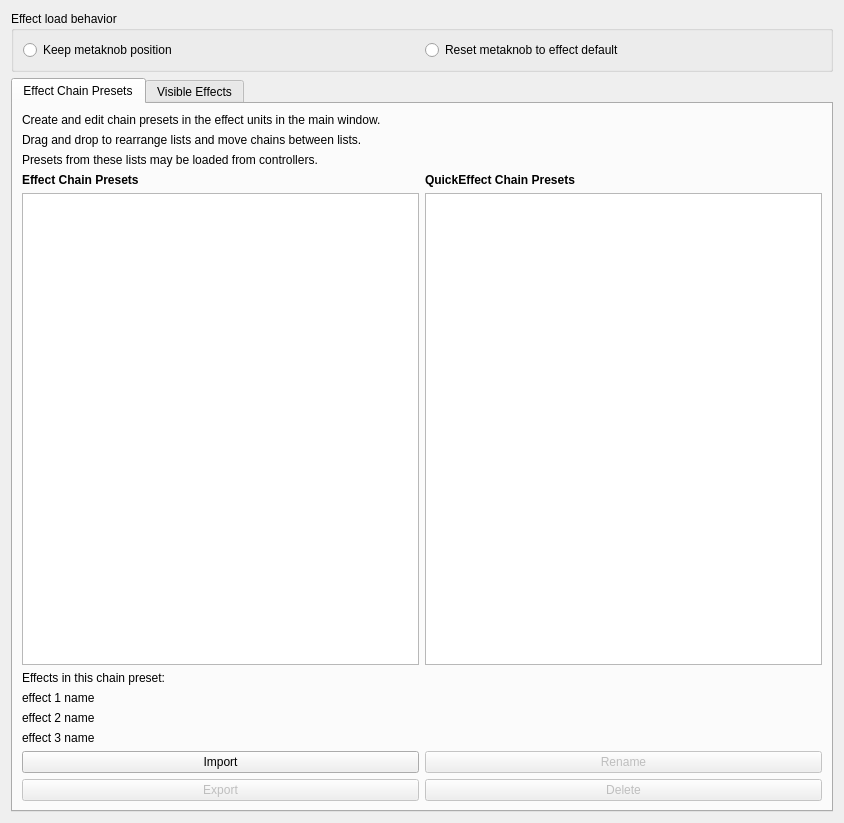
<?xml version="1.0" encoding="UTF-8"?>
<ui version="4.0">
 <class>DlgPrefEffectsDlg</class>
 <widget class="QWidget" name="DlgPrefEffectsDlg">
  <property name="geometry">
   <rect>
    <x>0</x>
    <y>0</y>
    <width>844</width>
    <height>823</height>
   </rect>
  </property>
  <property name="sizePolicy">
   <sizepolicy hsizetype="Ignored" vsizetype="Preferred">
    <horstretch>0</horstretch>
    <verstretch>0</verstretch>
   </sizepolicy>
  </property>
  <property name="windowTitle">
   <string>Effects Preferences</string>
  </property>
  <layout class="QVBoxLayout" name="verticalLayout">
   <item>
    <widget class="QGroupBox" name="groupMetaKnobOption">
     <property name="title">
      <string>Effect load behavior</string>
     </property>
     <layout class="QHBoxLayout" name="horizontalLayoutMetaKnob">
      <item>
       <widget class="QRadioButton" name="radioButtonKeepMetaknobPosition">
        <property name="text">
         <string>Keep metaknob position</string>
        </property>
       </widget>
      </item>
      <item>
       <widget class="QRadioButton" name="radioButtonMetaknobLoadDefault">
        <property name="text">
         <string>Reset metaknob to effect default</string>
        </property>
       </widget>
      </item>
     </layout>
    </widget>
   </item>
   <item>
    <widget class="QTabWidget" name="effectsTabs">
     <property name="sizePolicy">
      <sizepolicy hsizetype="Ignored" vsizetype="MinimumExpanding">
       <horstretch>0</horstretch>
       <verstretch>0</verstretch>
      </sizepolicy>
     </property>
     <property name="currentIndex">
      <number>0</number>
     </property>
     <widget class="QWidget" name="chainPresetsTab">
      <property name="sizePolicy">
       <sizepolicy hsizetype="Ignored" vsizetype="Preferred">
        <horstretch>0</horstretch>
        <verstretch>0</verstretch>
       </sizepolicy>
      </property>
      <attribute name="title">
       <string>Effect Chain Presets</string>
      </attribute>
      <layout class="QGridLayout" name="chainPresetGridLayout">
       <item row="5" column="0" colspan="2">
        <layout class="QVBoxLayout" name="chainDetailsVBoxLayout">
         <item>
          <widget class="QLabel" name="effectsInChainHeader">
           <property name="text">
            <string>Effects in this chain preset:</string>
           </property>
          </widget>
         </item>
         <item>
          <widget class="QLabel" name="effect1Name">
           <property name="text">
            <string>effect 1 name</string>
           </property>
          </widget>
         </item>
         <item>
          <widget class="QLabel" name="effect2Name">
           <property name="text">
            <string>effect 2 name</string>
           </property>
          </widget>
         </item>
         <item>
          <widget class="QLabel" name="effect3Name">
           <property name="text">
            <string>effect 3 name</string>
           </property>
          </widget>
         </item>
         <item>
          <layout class="QHBoxLayout" name="chainButtonsTopRow">
           <item>
            <widget class="QPushButton" name="chainPresetImportButton">
             <property name="text">
              <string>Import</string>
             </property>
            </widget>
           </item>
           <item>
            <widget class="QPushButton" name="chainPresetRenameButton">
             <property name="enabled">
              <bool>false</bool>
             </property>
             <property name="text">
              <string>Rename</string>
             </property>
            </widget>
           </item>
          </layout>
         </item>
         <item>
          <layout class="QHBoxLayout" name="chainButtonsBottomRow">
           <item>
            <widget class="QPushButton" name="chainPresetExportButton">
             <property name="enabled">
              <bool>false</bool>
             </property>
             <property name="text">
              <string>Export</string>
             </property>
            </widget>
           </item>
           <item>
            <widget class="QPushButton" name="chainPresetDeleteButton">
             <property name="enabled">
              <bool>false</bool>
             </property>
             <property name="text">
              <string>Delete</string>
             </property>
            </widget>
           </item>
          </layout>
         </item>
        </layout>
       </item>
       <item row="1" column="0" colspan="2">
        <widget class="QLabel" name="chainPresetsTabHeader">
         <property name="sizePolicy">
          <sizepolicy hsizetype="Preferred" vsizetype="Minimum">
           <horstretch>0</horstretch>
           <verstretch>0</verstretch>
          </sizepolicy>
         </property>
         <property name="text">
          <string>Drag and drop to rearrange lists and move chains between lists.</string>
         </property>
        </widget>
       </item>
       <item row="4" column="1">
        <widget class="QListView" name="quickEffectListView">
         <property name="sizePolicy">
          <sizepolicy hsizetype="Expanding" vsizetype="Expanding">
           <horstretch>0</horstretch>
           <verstretch>0</verstretch>
          </sizepolicy>
         </property>
        </widget>
       </item>
       <item row="3" column="1">
        <widget class="QLabel" name="quickEffectChainPresetsLabel">
         <property name="sizePolicy">
          <sizepolicy hsizetype="Preferred" vsizetype="Minimum">
           <horstretch>0</horstretch>
           <verstretch>0</verstretch>
          </sizepolicy>
         </property>
         <property name="font">
          <font>
           <weight>75</weight>
           <bold>true</bold>
          </font>
         </property>
         <property name="text">
          <string>QuickEffect Chain Presets</string>
         </property>
         <property name="topMargin" stdset="0">
          <number>6</number>
         </property>
        </widget>
       </item>
       <item row="4" column="0">
        <widget class="QListView" name="chainListView">
         <property name="sizePolicy">
          <sizepolicy hsizetype="Expanding" vsizetype="Expanding">
           <horstretch>0</horstretch>
           <verstretch>0</verstretch>
          </sizepolicy>
         </property>
        </widget>
       </item>
       <item row="0" column="0" colspan="2">
        <widget class="QLabel" name="chainCreationHintLabel">
         <property name="sizePolicy">
          <sizepolicy hsizetype="Preferred" vsizetype="Minimum">
           <horstretch>0</horstretch>
           <verstretch>0</verstretch>
          </sizepolicy>
         </property>
         <property name="text">
          <string>Create and edit chain presets in the effect units in the main window.</string>
         </property>
        </widget>
       </item>
       <item row="3" column="0">
        <widget class="QLabel" name="chainPresetsLabel">
         <property name="sizePolicy">
          <sizepolicy hsizetype="Preferred" vsizetype="Minimum">
           <horstretch>0</horstretch>
           <verstretch>0</verstretch>
          </sizepolicy>
         </property>
         <property name="font">
          <font>
           <weight>75</weight>
           <bold>true</bold>
          </font>
         </property>
         <property name="text">
          <string>Effect Chain Presets</string>
         </property>
         <property name="topMargin" stdset="0">
          <number>6</number>
         </property>
        </widget>
       </item>
       <item row="2" column="0" colspan="2">
        <widget class="QLabel" name="presetListControllerLabel">
         <property name="text">
          <string>Presets from these lists may be loaded from controllers.</string>
         </property>
        </widget>
       </item>
      </layout>
     </widget>
     <widget class="QWidget" name="visibleEffectsTab">
      <property name="sizePolicy">
       <sizepolicy hsizetype="Ignored" vsizetype="Preferred">
        <horstretch>0</horstretch>
        <verstretch>0</verstretch>
       </sizepolicy>
      </property>
      <attribute name="title">
       <string>Visible Effects</string>
      </attribute>
      <layout class="QHBoxLayout" name="horizontalLayout">
       <item>
        <layout class="QGridLayout" name="effectsTablesGridLayout">
         <item row="0" column="0" colspan="2">
          <widget class="QLabel" name="effectsTablesHeaderLabel">
           <property name="text">
            <string>Drag and drop to rearrange lists and show or hide effects.</string>
           </property>
          </widget>
         </item>
         <item row="1" column="0">
          <widget class="QLabel" name="visibleEffectsTableLabel">
           <property name="font">
            <font>
             <weight>75</weight>
             <bold>true</bold>
            </font>
           </property>
           <property name="text">
            <string>Visible Effects</string>
           </property>
           <property name="topMargin" stdset="0">
            <number>6</number>
           </property>
          </widget>
         </item>
         <item row="1" column="1">
          <widget class="QLabel" name="hiddenEffectsTableLabel">
           <property name="font">
            <font>
             <weight>75</weight>
             <bold>true</bold>
            </font>
           </property>
           <property name="text">
            <string>Hidden Effects</string>
           </property>
           <property name="topMargin" stdset="0">
            <number>6</number>
           </property>
          </widget>
         </item>
         <item row="2" column="0">
          <widget class="QTableView" name="visibleEffectsTableView"/>
         </item>
         <item row="2" column="1">
          <widget class="QTableView" name="hiddenEffectsTableView"/>
         </item>
         <item row="3" column="0" colspan="2">
          <widget class="QGroupBox" name="groupBox">
           <property name="sizePolicy">
            <sizepolicy hsizetype="Minimum" vsizetype="Minimum">
             <horstretch>0</horstretch>
             <verstretch>0</verstretch>
            </sizepolicy>
           </property>
           <property name="title">
            <string>Effect Info</string>
           </property>
           <layout class="QGridLayout" name="gridLayout">
            <item row="0" column="0">
             <widget class="QLabel" name="effectNameLabel">
              <property name="sizePolicy">
               <sizepolicy hsizetype="Minimum" vsizetype="Preferred">
                <horstretch>0</horstretch>
                <verstretch>0</verstretch>
               </sizepolicy>
              </property>
              <property name="text">
               <string>Name:</string>
              </property>
              <property name="alignment">
               <set>Qt::AlignRight|Qt::AlignTop|Qt::AlignTrailing</set>
              </property>
             </widget>
            </item>
            <item row="0" column="1">
             <widget class="QLabel" name="effectName">
              <property name="sizePolicy">
               <sizepolicy hsizetype="MinimumExpanding" vsizetype="Preferred">
                <horstretch>0</horstretch>
                <verstretch>0</verstretch>
               </sizepolicy>
              </property>
              <property name="text">
               <string notr="true">(effect name)</string>
              </property>
              <property name="wordWrap">
               <bool>true</bool>
              </property>
             </widget>
            </item>
            <item row="1" column="0">
             <widget class="QLabel" name="effectVersionLabel">
              <property name="sizePolicy">
               <sizepolicy hsizetype="Minimum" vsizetype="Preferred">
                <horstretch>0</horstretch>
                <verstretch>0</verstretch>
               </sizepolicy>
              </property>
              <property name="text">
               <string>Version:</string>
              </property>
              <property name="alignment">
               <set>Qt::AlignRight|Qt::AlignTop|Qt::AlignTrailing</set>
              </property>
             </widget>
            </item>
            <item row="1" column="1">
             <widget class="QLabel" name="effectVersion">
              <property name="sizePolicy">
               <sizepolicy hsizetype="MinimumExpanding" vsizetype="Preferred">
                <horstretch>0</horstretch>
                <verstretch>0</verstretch>
               </sizepolicy>
              </property>
              <property name="text">
               <string notr="true">(effect version)</string>
              </property>
              <property name="wordWrap">
               <bool>true</bool>
              </property>
             </widget>
            </item>
            <item row="2" column="0">
             <widget class="QLabel" name="effectTypeLabel">
              <property name="sizePolicy">
               <sizepolicy hsizetype="Minimum" vsizetype="Preferred">
                <horstretch>0</horstretch>
                <verstretch>0</verstretch>
               </sizepolicy>
              </property>
              <property name="text">
               <string>Type:</string>
              </property>
              <property name="alignment">
               <set>Qt::AlignRight|Qt::AlignTop|Qt::AlignTrailing</set>
              </property>
             </widget>
            </item>
            <item row="2" column="1">
             <widget class="QLabel" name="effectType">
              <property name="sizePolicy">
               <sizepolicy hsizetype="MinimumExpanding" vsizetype="Preferred">
                <horstretch>0</horstretch>
                <verstretch>0</verstretch>
               </sizepolicy>
              </property>
              <property name="text">
               <string notr="true">(effect type)</string>
              </property>
              <property name="wordWrap">
               <bool>true</bool>
              </property>
             </widget>
            </item>
            <item row="3" column="0">
             <widget class="QLabel" name="effectAuthorLabel">
              <property name="sizePolicy">
               <sizepolicy hsizetype="Minimum" vsizetype="Preferred">
                <horstretch>0</horstretch>
                <verstretch>0</verstretch>
               </sizepolicy>
              </property>
              <property name="text">
               <string>Author:</string>
              </property>
              <property name="alignment">
               <set>Qt::AlignRight|Qt::AlignTop|Qt::AlignTrailing</set>
              </property>
             </widget>
            </item>
            <item row="3" column="1">
             <widget class="QLabel" name="effectAuthor">
              <property name="sizePolicy">
               <sizepolicy hsizetype="MinimumExpanding" vsizetype="Preferred">
                <horstretch>0</horstretch>
                <verstretch>0</verstretch>
               </sizepolicy>
              </property>
              <property name="text">
               <string notr="true">(effect author)</string>
              </property>
              <property name="wordWrap">
               <bool>true</bool>
              </property>
             </widget>
            </item>
            <item row="4" column="0">
             <widget class="QLabel" name="effectDescriptionLabel">
              <property name="sizePolicy">
               <sizepolicy hsizetype="Minimum" vsizetype="Preferred">
                <horstretch>0</horstretch>
                <verstretch>0</verstretch>
               </sizepolicy>
              </property>
              <property name="text">
               <string>Description:</string>
              </property>
              <property name="alignment">
               <set>Qt::AlignRight|Qt::AlignTop|Qt::AlignTrailing</set>
              </property>
             </widget>
            </item>
            <item row="4" column="1">
             <widget class="QLabel" name="effectDescription">
              <property name="sizePolicy">
               <sizepolicy hsizetype="MinimumExpanding" vsizetype="Preferred">
                <horstretch>0</horstretch>
                <verstretch>0</verstretch>
               </sizepolicy>
              </property>
              <property name="text">
               <string notr="true">(effect description)</string>
              </property>
              <property name="wordWrap">
               <bool>true</bool>
              </property>
             </widget>
            </item>
           </layout>
          </widget>
         </item>
        </layout>
       </item>
      </layout>
     </widget>
    </widget>
   </item>
  </layout>
 </widget>
 <resources/>
 <connections/>
</ui>
